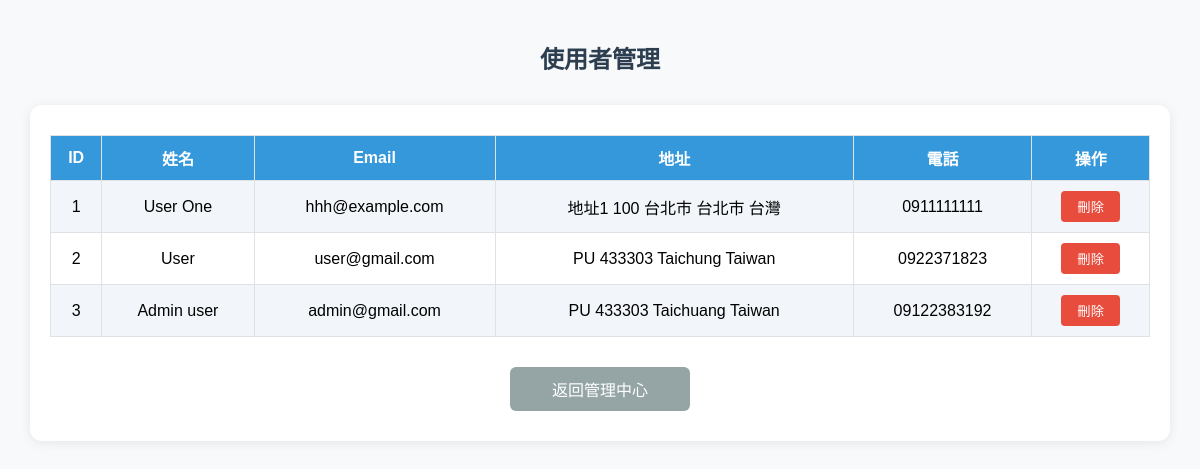
Before: /admin/users (signed in) with the older database file.
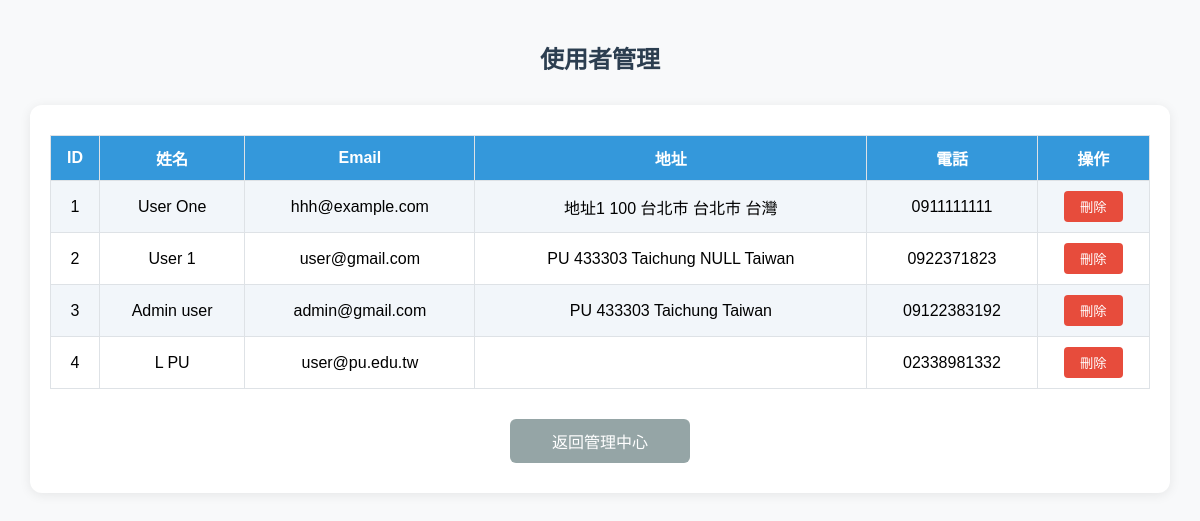
After: the same page with the newer database file.
### tables this page shows
CREATE TABLE users  
		(userId INTEGER PRIMARY KEY, 
		password TEXT,
		email TEXT,
		firstName TEXT,
		lastName TEXT,
		address1 TEXT,
		address2 TEXT,
		zipcode TEXT,
		city TEXT,
		state TEXT,
		country TEXT, 
		phone TEXT
		, isAdmin INTEGER DEFAULT 0);

### main.py (the view)
@app.route("/admin/users")
def admin_users():
    if not session.get('isAdmin'):
        return redirect(url_for('root'))
    users = query_db("""
        SELECT userId, firstName, lastName, email, address1, address2, zipcode, city, state, country, phone
        FROM users
    """)
    return render_template("admin_users.html", users=users)

### db.py (called while the page is built)
def query_db(query, args=(), one=False):
    with sqlite3.connect(DB_PATH) as conn:
        cur = conn.cursor()
        cur.execute(query, args)
        rv = cur.fetchall()
        return (rv[0] if rv else None) if one else rv

### templates/admin_users.html (shortened to what this page needs)
<!DOCTYPE html>
<html>
<head>
    <link rel="stylesheet" href="{{ url_for('static', filename='css/admin_users.css') }}">
</head>
<body>
    <h2>使用者管理</h2>
    <div class="table-container">
        <table>
            <tr>
                <th>ID</th>
                <th>姓名</th>
                <th>Email</th>
                <th>地址</th>
                <th>電話</th>
                <th>操作</th>
            </tr>
            {% for user in users %}
            <tr>
                <td>{{ user[0] }}</td>
                <td>{{ user[1] }} {{ user[2] }}</td>
                <td>{{ user[3] }}</td>
                <td>{{ user[4] }} {{ user[5] }} {{ user[6] }} {{ user[7] }} {{ user[8] }} {{ user[9] }}</td>
                <td>{{ user[10] }}</td>
                <td>
                    <form method="post" action="{{ url_for('admin_delete_user', user_id=user[0]) }}"
                        onsubmit="return confirm('確定要刪除嗎？');">
                        <button type="submit">刪除</button>
                    </form>
                </td>
            </tr>
            {% endfor %}
        </table>
        <a href="{{ url_for('admin_center') }}" class="back-link">返回管理中心</a>
    </div>
</body>
</html>

Changed rows visible on the page:
changed users "user@gmail.com": lastName (not shown) → "1"; state (not shown) → "NULL"
changed users "Admin": city "Taichuang" → "Taichung"
added users: userId "4", firstName "L", lastName "PU", email "user@pu.edu.tw", phone "02338981332"
